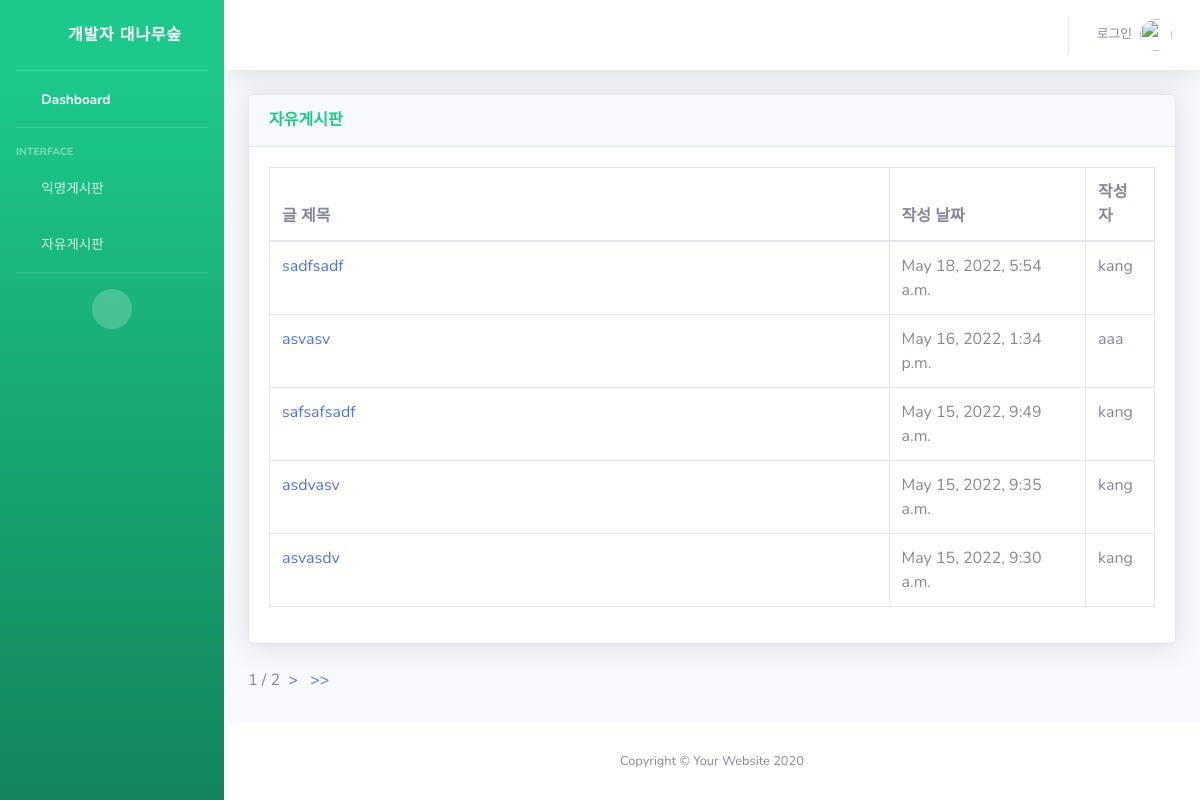
Screenshot of /freehome/ with the database file from the repository.
### snsapp/models.py (models this page shows, shortened)
class freePost(models.Model):
    title = models.CharField(max_length=200)
    body = models.TextField()
    date = models.DateTimeField(auto_now_add=True)
    author = models.ForeignKey(User, on_delete=models.CASCADE)

### snsapp/views.py (the view)
# urls.py: path('freehome/', snsapp.views.freehome, name='freehome'),
def freehome(request):
    posts = freePost.objects.filter().order_by('-date')
    paginator = Paginator(posts, 5)
    pagenum = request.GET.get('page')
    posts = paginator.get_page(pagenum)
    return render(request,'free_index.html', {'posts':posts})

### snsapp/templates/free_index.html (shortened to what this page needs)
{% extends 'base.html' %}
{% block content %}
<div class="card shadow mb-4">
    <div class="card-header py-3">
        <h6 class="m-0 font-weight-bold text-success">자유게시판</h6>
    </div>
    <div class="card-body">
        <div class="table-responsive">
            <table class="table table-bordered" id="dataTable" width="100%" cellspacing="0">
                <thead>
                    <tr>
                        <th width='70%'>글 제목</th>
                        <th>작성 날짜</th>
                        <th>작성자</th>
                    </tr>
                </thead>
                <tbody>
                    {% for post in posts %}
                    <tr>
                        <td><a href="{% url 'freedetail' post.id %}">{{ post.title }}</a></td>
                        <td>{{ post.date }}</td>
                        <td>{{ post.author.username}}</td>
                    </tr>
                    {% endfor %}
                </tbody>
            </table>
        </div>
    </div>
</div>
<span> {{ posts.number }} </span>
<span> /</span>
<span> {{ posts.paginator.num_pages }} </span>
{% if posts.has_next %}
<a href="?page={{posts.next_page_number}}">&nbsp>&nbsp</a>
<a href="?page={{posts.paginator.num_pages}}">&nbsp>>&nbsp</a>
{% endif %}
{% endblock %}

### snsapp/templates/base.html (shortened to what this page needs)
{% load static %}
<!DOCTYPE html>
<html lang="en">
<head>
    <link href="{% static 'vendor/fontawesome-free/css/all.min.css' %}" rel="stylesheet" type="text/css">
    <link href="{% static 'css/sb-admin-2.min.css' %}" rel="stylesheet">
</head>
<body id="page-top">
    <div id="wrapper">
        <ul class="navbar-nav bg-gradient-success sidebar sidebar-dark accordion" id="accordionSidebar">
            <a class="sidebar-brand d-flex align-items-center justify-content-center" href="{% url 'home' %}">
                <div class="sidebar-brand-icon rotate-n-15">
                    <i class="fas fa-laugh-wink"></i>
                </div>
                <div class="sidebar-brand-text mx-3">개발자 대나무숲</div>
            </a>
            <hr class="sidebar-divider my-0">
            <li class="nav-item active">
                <a class="nav-link" href="index.html">
                    <i class="fas fa-fw fa-tachometer-alt"></i>
                    <span>Dashboard</span></a>
            </li>
            <hr class="sidebar-divider">
            <div class="sidebar-heading">
                Interface
            </div>
            <li class="nav-item">
                <a class="nav-link" href="{% url 'home' %}">
                    <i class="fas fa-fw fa-chart-area"></i>
                    <span>익명게시판</span></a>
            </li>
            <li class="nav-item">
                <a class="nav-link" href="{% url 'freehome' %}">
                    <i class="fas fa-fw fa-table"></i>
                    <span>자유게시판</span></a>
            </li>
            <hr class="sidebar-divider d-none d-md-block">
            <div class="text-center d-none d-md-inline">
                <button class="rounded-circle border-0" id="sidebarToggle"></button>
            </div>
        </ul>
        <div id="content-wrapper" class="d-flex flex-column">
            <div id="content">
                <nav class="navbar navbar-expand navbar-light bg-white topbar mb-4 static-top shadow">
                    <ul class="navbar-nav ml-auto">
                        <li class="nav-item dropdown no-arrow">
                            <a class="nav-link dropdown-toggle" href="#" id="userDropdown" role="button"
                                data-toggle="dropdown" aria-haspopup="true" aria-expanded="false">
                                {% if user.is_authenticated %}
                                <span class="mr-2 d-none d-lg-inline text-gray-600 small">{{user.username}}</span>
                                {% else %}
                                <span class="mr-2 d-none d-lg-inline text-gray-600 small">로그인</span>
                                {% endif %}
                                <img class="img-profile rounded-circle"
                                    src="{% static 'img/undraw_profile.svg' %}">
                            </a>
                        </li>
                    </ul>
                </nav>
                <div class="container-fluid">
                {% block content %}
                {% endblock %}
                </div>
            </div>
            <footer class="sticky-footer bg-white">
                <div class="container my-auto">
                    <div class="copyright text-center my-auto">
                        <span>Copyright &copy; Your Website 2020</span>
                    </div>
                </div>
            </footer>
        </div>
    </div>
</body>
</html>

### rows the page displays
freePost: title "sadfsadf", date "May 18, 2022, 5:54 a.m.", author.username "kang"
freePost: title "asvasv", date "May 16, 2022, 1:34 p.m.", author.username "aaa"
freePost: title "safsafsadf", date "May 15, 2022, 9:49 a.m.", author.username "kang"
freePost: title "asdvasv", date "May 15, 2022, 9:35 a.m.", author.username "kang"
freePost: title "asvasdv", date "May 15, 2022, 9:30 a.m.", author.username "kang"

### other values shown
{{ posts.number }} "1"
{{ posts.paginator.num_pages }} "2"
